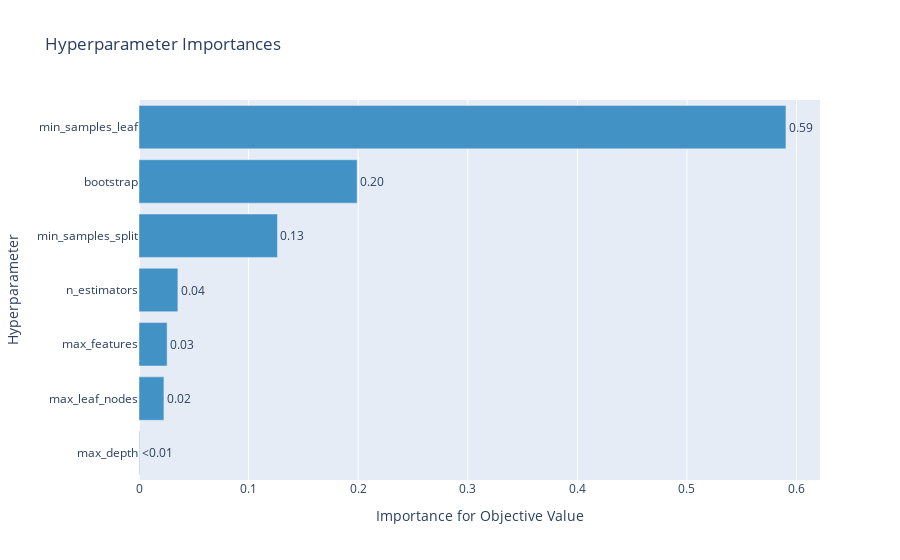

The cell this chart's notebook holds for it:
### Code cell
# 하이퍼파라미터별 중요도를 확인할 수 있는 그래프
optuna.visualization.plot_param_importances(study)

### Figure 1 — Plotly figure (JSON) as saved in the notebook; plotly's stock layout.template omitted (floating-point values rounded to 4 significant figures)
{"data": [{"cliponaxis": false, "hovertemplate": ["max_depth (IntDistribution): 0.0004351606253519621<extra></extra>", "max_leaf_nodes (IntDistribution): 0.022736951542530918<extra></extra>", "max_features (FloatDistribution): 0.0256563474667239<extra></extra>", "n_estimators (IntDistribution): 0.035478960663847155<extra></extra>", "min_samples_split (FloatDistribution): 0.12634375087519584<extra></extra>", "bootstrap (CategoricalDistribution): 0.19902122782587076<extra></extra>", "min_samples_leaf (FloatDistribution): 0.5903276010004794<extra></extra>"], "marker": {"color": "rgb(66,146,198)"}, "orientation": "h", "text": ["<0.01", "0.02", "0.03", "0.04", "0.13", "0.20", "0.59"], "textposition": "outside", "type": "bar", "x": [0.0004352, 0.02274, 0.02566, 0.03548, 0.1263, 0.199, 0.5903], "y": ["max_depth", "max_leaf_nodes", "max_features", "n_estimators", "min_samples_split", "bootstrap", "min_samples_leaf"]}], "layout": {"showlegend": false, "title": {"text": "Hyperparameter Importances"}, "xaxis": {"title": {"text": "Importance for Objective Value"}}, "yaxis": {"title": {"text": "Hyperparameter"}}}}
